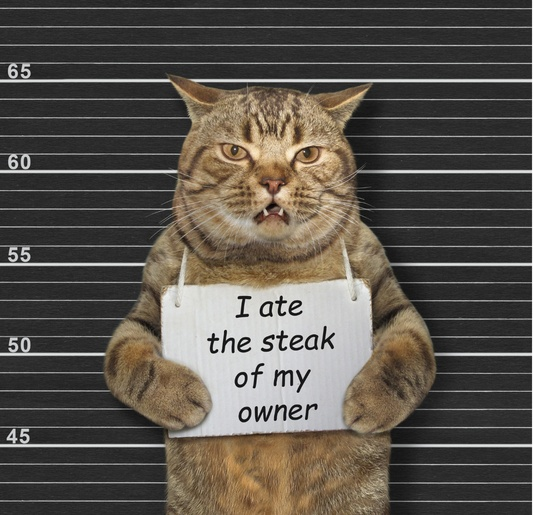
#> input picture Code/Resources/Data/cat.jpg, 533 x 515 px, shrunk from 1118 x 1080 before the run, found by its file name
$ jupyter execute noice.ipynb
#> lines starting #> are read from the running program, lines starting #| are printed output that depends on the picture; long printed decimals are rounded
[cell 1]
import cv2  # OpenCV 用於讀取圖片
import numpy as np  # 用於數學運算
import matplotlib.pyplot as plt  # 用於圖形顯示
from numpy.fft import fft2, fftshift, ifftshift    # 用於頻率域轉換

# 讀取圖片，使用灰階模式
image = cv2.imread('F:\Code\Digital-Image-Processing\Code\Resources\Data\cat.jpg', cv2.IMREAD_GRAYSCALE)
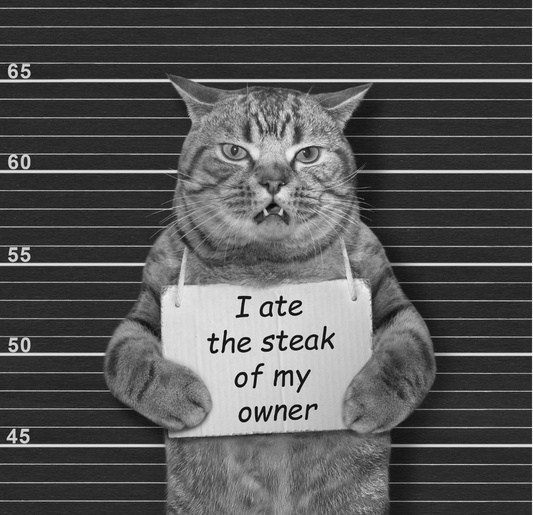
#> image: shape (515, 533); min 0, max 255, mean 84.9

# 顯示原圖
plt.figure(figsize=(18, 6))
plt.subplot(1, 3, 1)
plt.imshow(image, cmap='gray')
plt.title('Original Image')
plt.axis('off')

# 顯示直方圖
plt.subplot(1, 3, 2)
plt.hist(image.ravel(), bins=256, range=(0, 256), color='black')
plt.title('Histogram')

# 計算並顯示頻率域圖
f_transform = fft2(image)  # 進行2D快速傅立葉變換
f_transform_shifted = fftshift(f_transform)  # 移動零頻率成分到中心
magnitude_spectrum = 20 * np.log(np.abs(f_transform_shifted))  # 計算頻譜的幅度
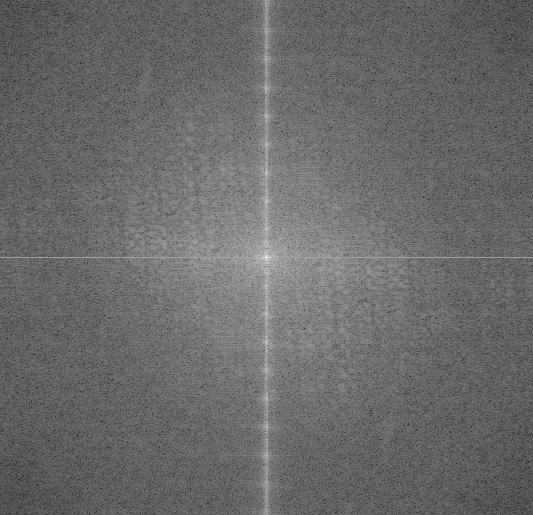
#> magnitude_spectrum: shape (515, 533) float64; min 38.44, max 339.3, mean 163.8; drawn with min black and max white

plt.subplot(1, 3, 3)
plt.imshow(magnitude_spectrum, cmap='gray')
plt.title('Frequency Domain')
plt.axis('off')

# 顯示所有圖像
plt.show()
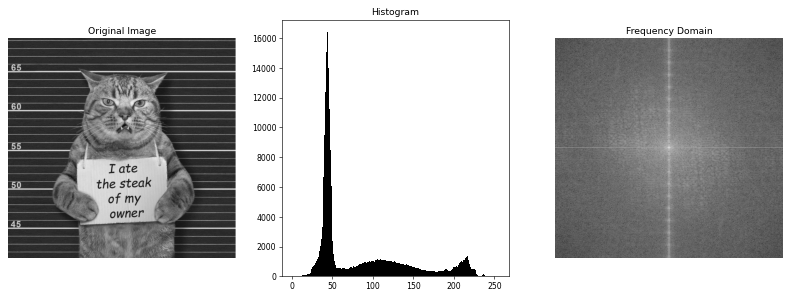
#> figure drawn by matplotlib, 3 panels; panel 2: tallest bar 16408 high, from x = 43 to 44

# 顯示傅立葉頻譜的直方圖
plt.figure(figsize=(8, 6))
plt.hist(magnitude_spectrum.ravel(), bins=256, color='blue', alpha=0.75)
plt.title('Histogram of Fourier Magnitude Spectrum')
plt.xlabel('Magnitude')
plt.ylabel('Frequency')
plt.show()
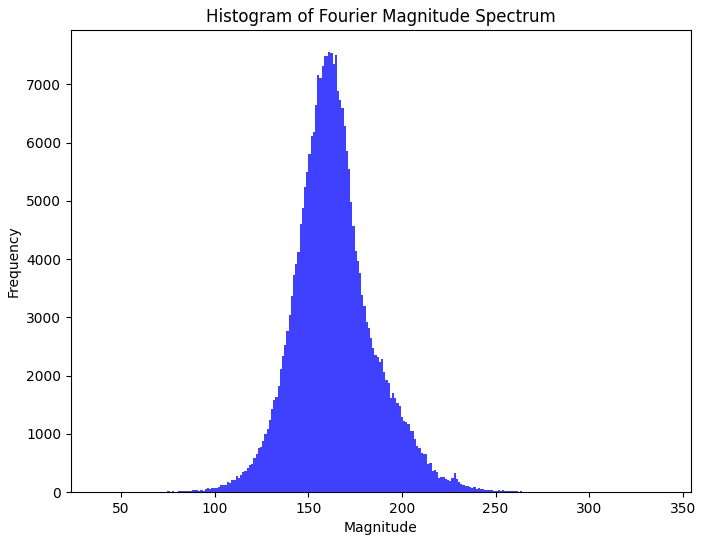
#> figure drawn by matplotlib, 1 panel; tallest bar 7556 high, from x = 160.7 to 161.8

[cell 2]
from numpy.fft import fft2, ifft2, fftshift, ifftshift  # 用於頻率域轉換

# 逆傅立葉變換將頻譜轉換回空間域
f_transform_ishift = ifftshift(f_transform_shifted)  # 將零頻率成分移回原來位置
image_back = ifft2(f_transform_ishift)  # 進行2D逆快速傅立葉變換
image_back = np.abs(image_back)  # 取實部，得到重建圖像

plt.imshow(image_back, cmap='gray')
plt.title('Reconstructed Image')
plt.axis('off')

plt.show()

[cell 3]
def basic_array_info(array):
    print("Shape: ", array.shape)
#| Shape:  (515, 533)
    print("Max: ", array.max())
#| Max:  (23315580+0j)
    print("Min: ", array.min())
#| Min:  (-5644273.623-56287.68721344389j)
    print("Mean: ", array.mean())
#| Mean:  (46+1.8660719358768398e-14j)

basic_array_info(f_transform)

[cell 4]
import cv2  # 用於讀取圖片
import numpy as np  # 用於數學運算
import matplotlib.pyplot as plt  # 用於圖形顯示
from numpy.fft import fft2, ifft2, fftshift, ifftshift  # 用於頻率域轉換

def histogram_show(image):
    """顯示圖片的直方圖"""
    plt.figure()
    plt.hist(image.ravel(), bins=256, color='black')
    plt.title('Histogram')
    plt.xlabel('Pixel Value')
    plt.ylabel('Frequency')
    plt.show()

def fourier_show(image):
    """計算並顯示傅立葉頻譜和直方圖"""
    f_transform = fft2(image)  # 進行2D快速傅立葉變換
    f_transform_shifted = fftshift(f_transform)  # 移動零頻率成分到中心
    magnitude_spectrum = 20 * np.log(np.abs(f_transform_shifted))  # 計算頻譜的幅度

    plt.figure()
    plt.imshow(magnitude_spectrum, cmap='gray')
    plt.title('Fourier Magnitude Spectrum')
    plt.axis('off')
    plt.show()

    histogram_show(magnitude_spectrum)
    return f_transform_shifted

def i_fourier_show(f_transform_shifted):
    """進行逆傅立葉變換並顯示重建的圖片"""
    f_transform_ishift = ifftshift(f_transform_shifted)  # 將零頻率成分移回原來位置
    image_back = ifft2(f_transform_ishift)  # 進行2D逆快速傅立葉變換
    image_back = np.abs(image_back)  # 取實部，得到重建圖像

    plt.figure()
    plt.imshow(image_back, cmap='gray')
    plt.title('Reconstructed Image')
    plt.axis('off')
    plt.show()
    return image_back

def show(image1, image2):
    """顯示兩張圖片的對比"""
    plt.figure(figsize=(12, 6))
    plt.subplot(1, 2, 1)
    plt.imshow(image1, cmap='gray')
    plt.title('Original Image')
    plt.axis('off')

    plt.subplot(1, 2, 2)
    plt.imshow(image2, cmap='gray')
    plt.title('Processed Image')
    plt.axis('off')

    plt.show()

# 讀取圖片，使用灰階模式
origin = cv2.imread('F:\Code\Digital-Image-Processing\Code\Resources\Data\LAB_CAT2.jpg', cv2.IMREAD_GRAYSCALE)
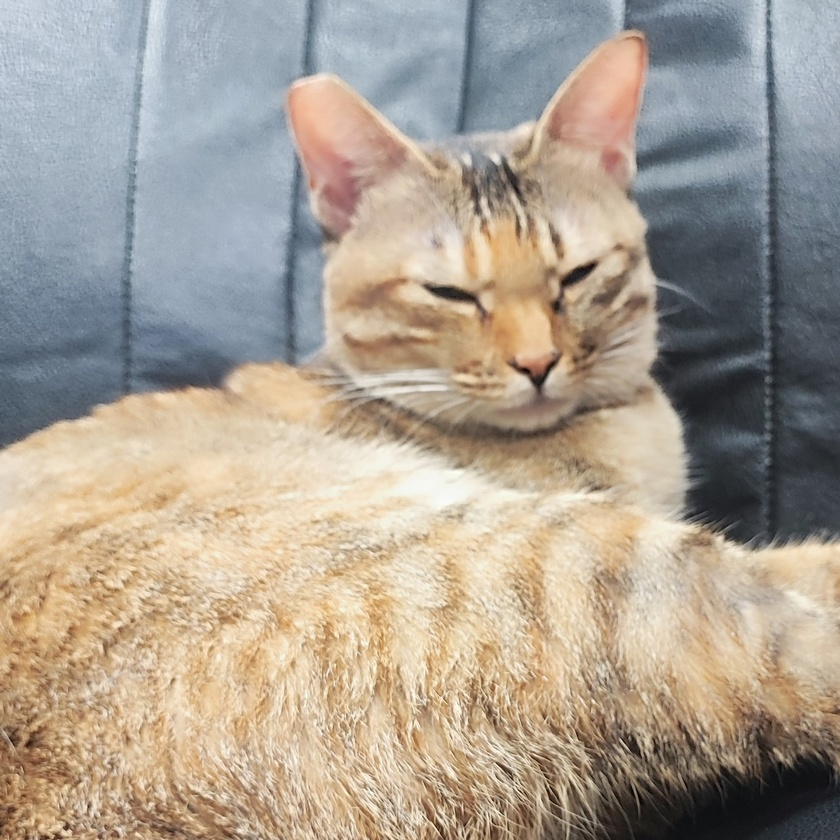
#> input picture Code/Resources/Data/LAB_CAT2.jpg, 840 x 840 px, shrunk from 1763 x 1763 before the run, found by its file name
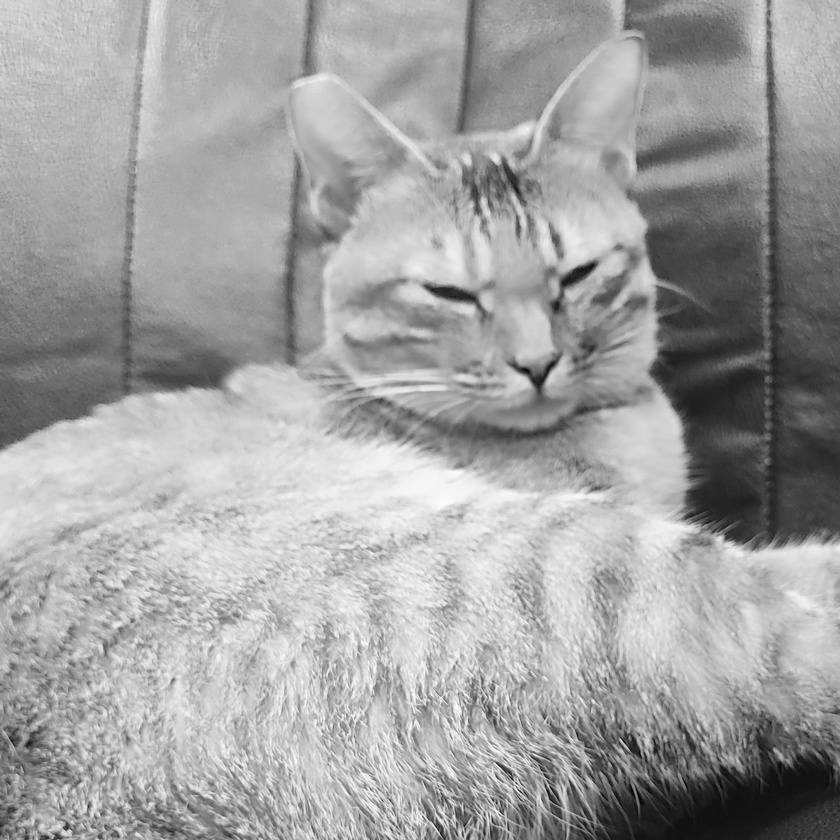
#> origin: shape (840, 840); min 0, max 255, mean 161.6

# 顯示原圖與其直方圖
show(origin, origin)
histogram_show(origin)
#> in histogram_show, `plt.show()`:
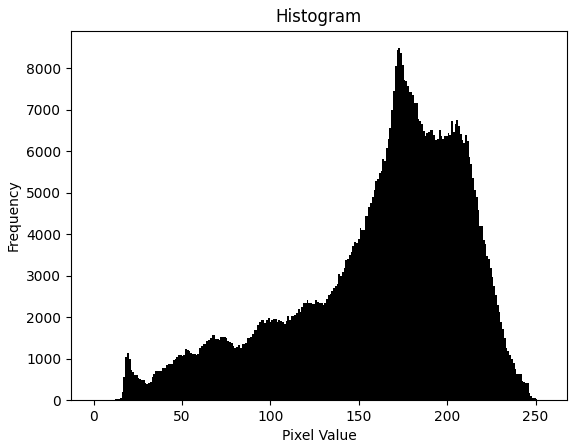
#> figure drawn by matplotlib, 1 panel; tallest bar 8478 high, from x = 172.3 to 173.3

# 計算傅立葉變換，顯示頻譜及其直方圖
f_image = fourier_show(origin)
#> in fourier_show, `magnitude_spectrum = 20 * np.log(np.abs(f_transform_shifted))`:
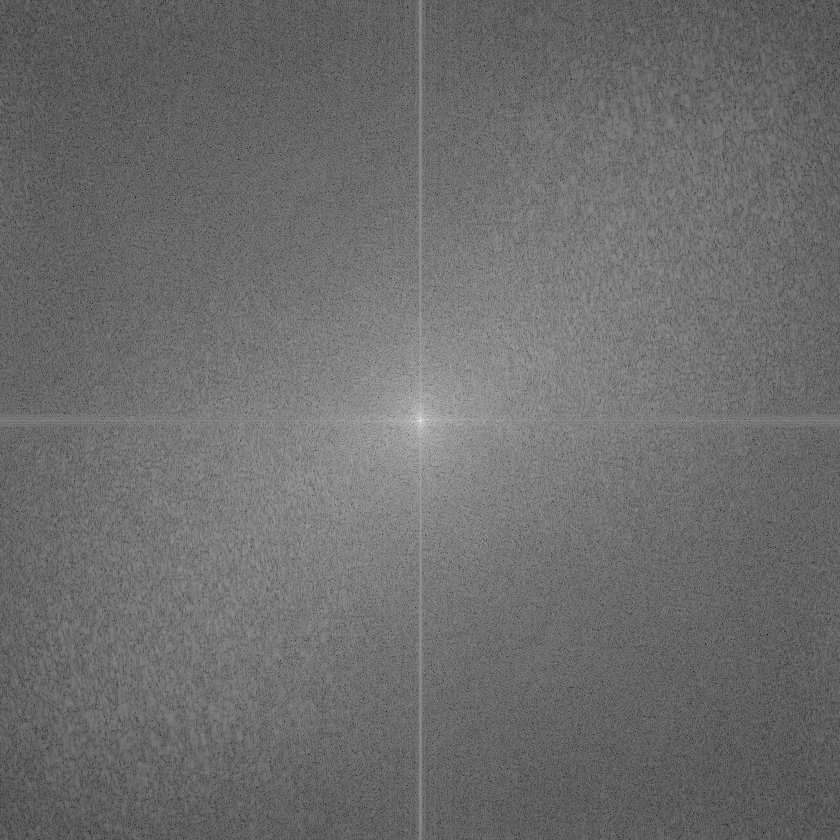
#> magnitude_spectrum: shape (840, 840) float64; min 5.37, max 371, mean 162.3; drawn with min black and max white
#> in histogram_show (call 2), `plt.show()`:
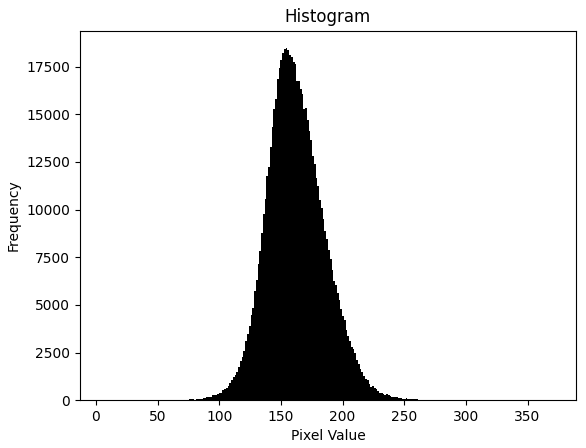
#> figure drawn by matplotlib, 1 panel; tallest bar 18466 high, from x = 153.9 to 155.3

# 逆傅立葉變換，顯示重建圖像
i_fourier_show(f_image)
